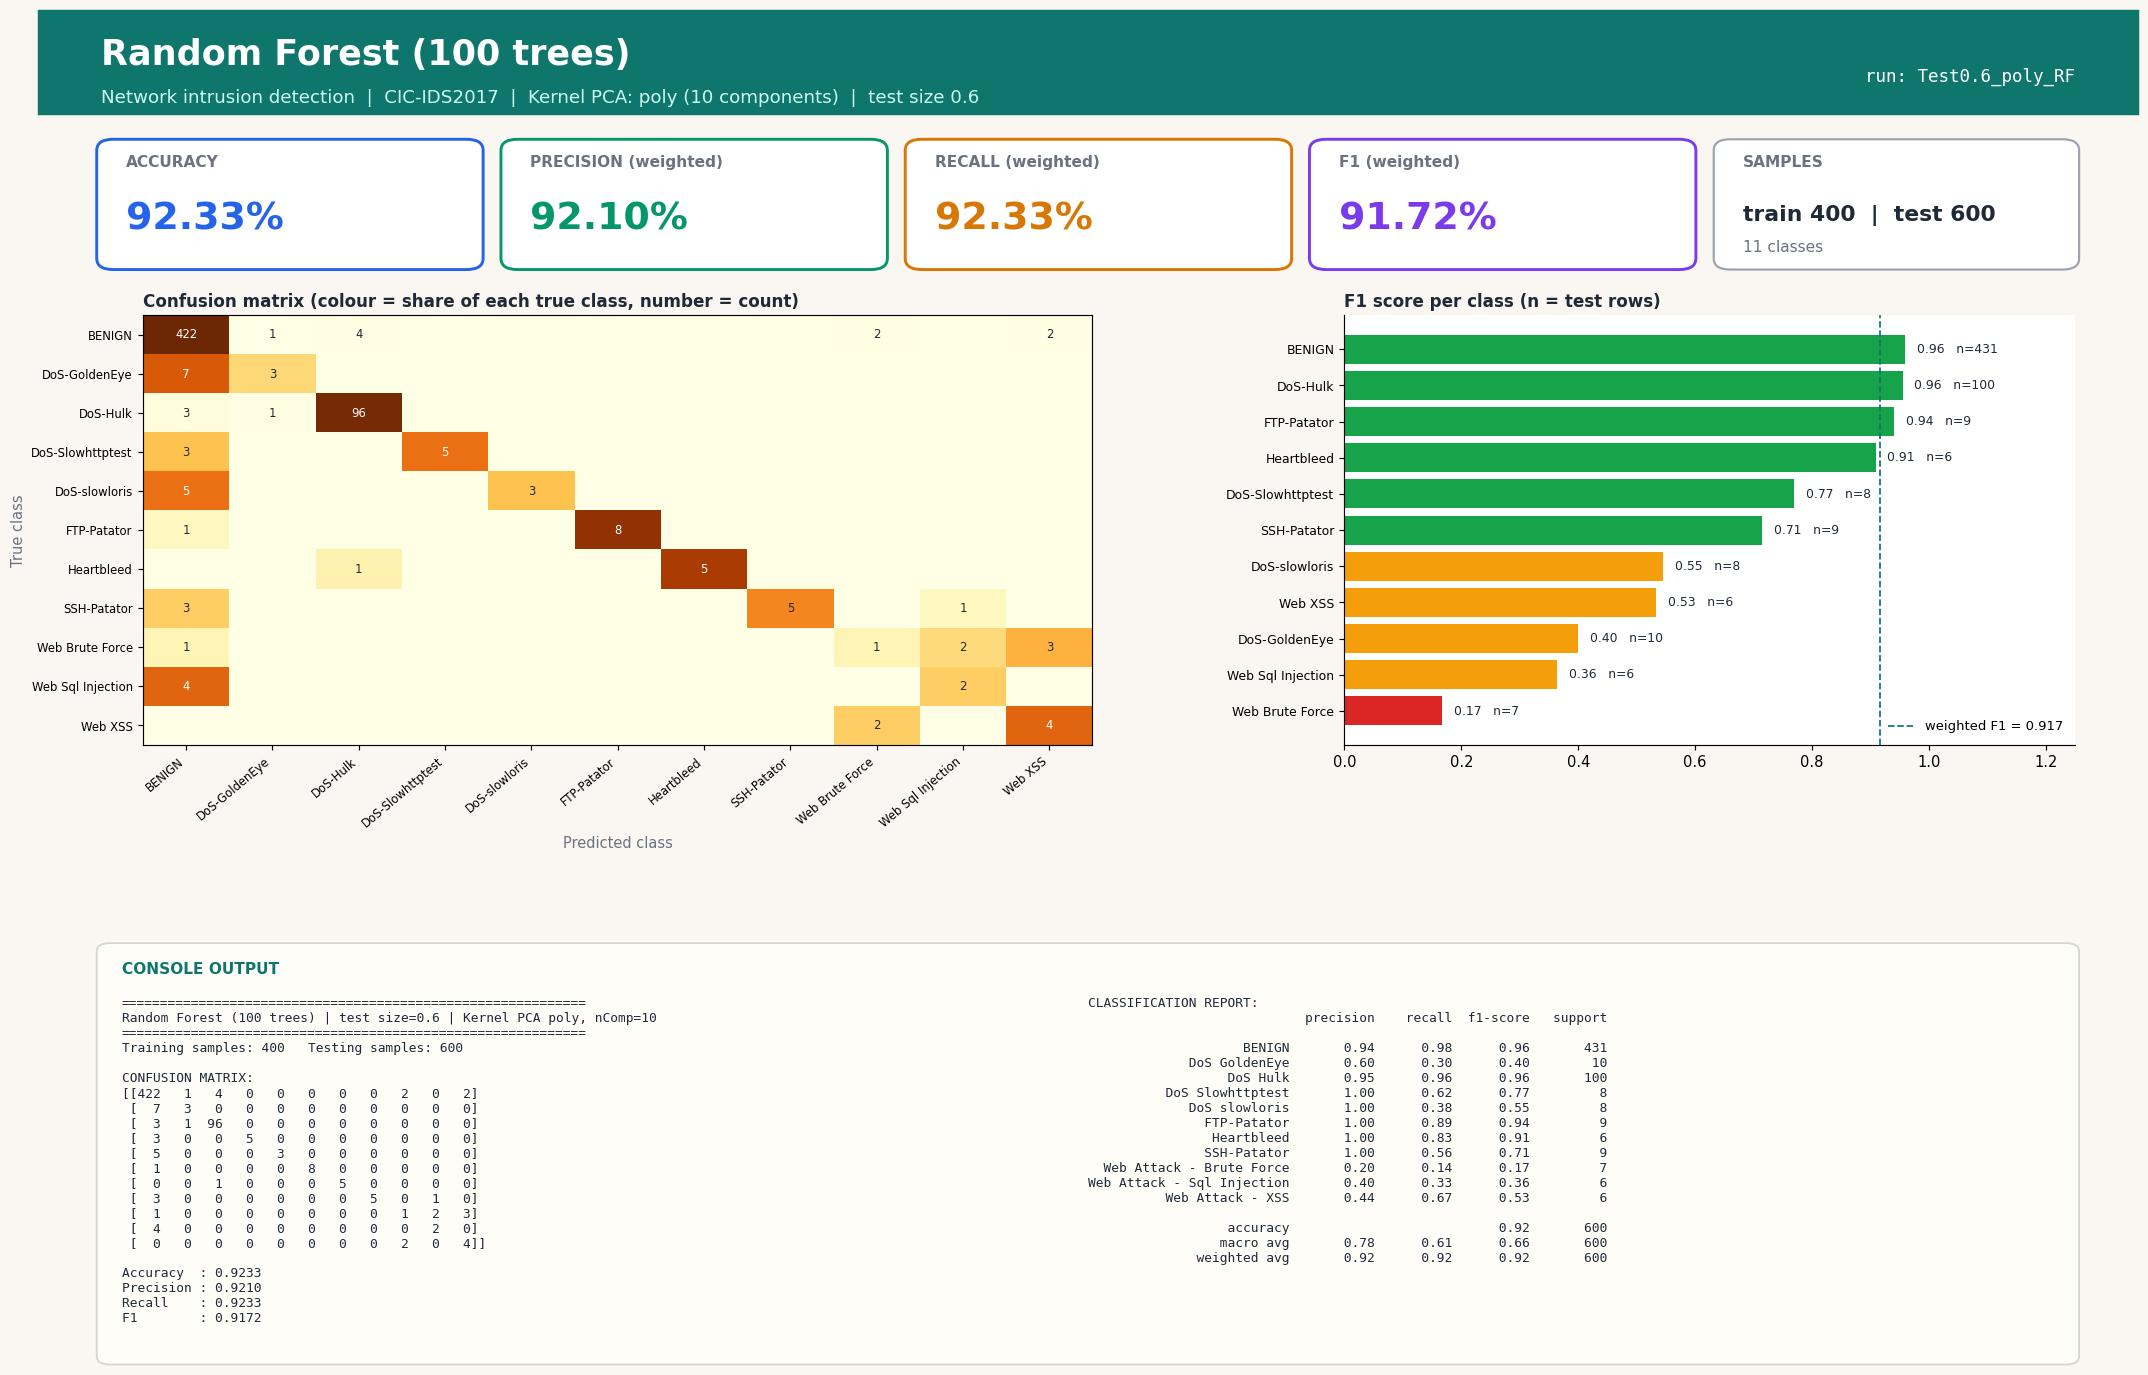

Recreate this plot in Python.
#!/usr/bin/env python3
"""Random Forest (100 trees) | Test size 0.6 | Kernel PCA kernel=poly, n_components=10
CIC-IDS2017 (Tue+Wed+Thu-morning) 1000-row stratified sample.
Run in any IDE (Spyder / VS Code / PyCharm / Jupyter): open the file and press Run, no arguments needed.
Saves next to this file: 'Test0.6_poly_RF.jpg' - one image with the console output (confusion matrix, metrics, classification report) plus charts."""
import json, os
import numpy as np
import matplotlib.pyplot as plt
from sklearn.decomposition import KernelPCA
from sklearn.ensemble import RandomForestClassifier
from sklearn.metrics import (accuracy_score, classification_report, confusion_matrix,
                             f1_score, precision_score, recall_score)
from sklearn.model_selection import train_test_split
from sklearn.preprocessing import StandardScaler

TEST_SIZE, KERNEL, N_COMP, ALG, ALG_NAME = 0.6, "poly", 10, "RF", "Random Forest (100 trees)"
try:
    HERE = os.path.dirname(os.path.abspath(__file__))
except NameError:                      # Jupyter / interactive console
    HERE = os.getcwd()
def _find_root():                      # folder that contains data/sample.npz (works from any working directory)
    for p in (HERE, os.path.join(HERE, ".."), os.path.join(HERE, "..", ".."), os.getcwd()):
        if os.path.exists(os.path.join(p, "data", "sample.npz")):
            return os.path.abspath(p)
    raise FileNotFoundError("data/sample.npz not found - run prepare_data.py or keep the repo folder structure")
ROOT = _find_root()
tag = f"Test{TEST_SIZE}_{KERNEL}_{ALG}"

# 1. LOAD cached, cleaned sample (see prepare_data.py)
d = np.load(os.path.join(ROOT, "data", "sample.npz"), allow_pickle=True)
X, y, class_names = d["X"], d["y"], [str(c).replace("�", "-") for c in d["classes"]]

# 2. SPLIT
X_train, X_test, y_train, y_test = train_test_split(
    X, y, test_size=TEST_SIZE, random_state=42, stratify=y)

# 3. SCALE (fit on train only)
scaler = StandardScaler()
X_train = scaler.fit_transform(X_train); X_test = scaler.transform(X_test)

# 4. DIMENSIONALITY REDUCTION: Kernel PCA (fit on train only; gamma = sklearn default 1/n_features)
kpca = KernelPCA(n_components=N_COMP, kernel=KERNEL, random_state=0)
X_train = kpca.fit_transform(X_train); X_test = kpca.transform(X_test)

# 5. CLASSIFIER
classifier = RandomForestClassifier(n_estimators=100, random_state=0, n_jobs=1)
classifier.fit(X_train, y_train)
y_pred = classifier.predict(X_test)

# 6. METRICS
labels = np.arange(len(class_names))
cm = confusion_matrix(y_test, y_pred, labels=labels)
res = dict(test_size=TEST_SIZE, kernel=KERNEL, n_components=N_COMP, algorithm=ALG, model=ALG_NAME,
           n_train=int(len(y_train)), n_test=int(len(y_test)),
           accuracy=accuracy_score(y_test, y_pred),
           precision=precision_score(y_test, y_pred, average="weighted", zero_division=0),
           recall=recall_score(y_test, y_pred, average="weighted", zero_division=0),
           f1=f1_score(y_test, y_pred, average="weighted", zero_division=0))
report = classification_report(y_test, y_pred, labels=labels, target_names=class_names, zero_division=0)
lines = ["=" * 60, f"{ALG_NAME} | test size={TEST_SIZE} | Kernel PCA {KERNEL}, nComp={N_COMP}", "=" * 60,
         f"Training samples: {len(y_train)}   Testing samples: {len(y_test)}", "", "CONFUSION MATRIX:", np.array2string(cm), ""]
for k in ("accuracy", "precision", "recall", "f1"): lines.append(f"{k.capitalize():10s}: {res[k]:.4f}")
lines += ["", "CLASSIFICATION REPORT:", report]
console_output = "\n".join(lines); print(console_output)

# 7. VISUAL OUTPUT: ONE report-style image (banner, KPI cards, charts, console output) - real results only
from matplotlib.patches import FancyBboxPatch, Rectangle
short = [c.replace("Web Attack - ", "Web ").replace("DoS ", "DoS-") for c in class_names]
rep = classification_report(y_test, y_pred, labels=labels, target_names=class_names, zero_division=0, output_dict=True)
cmn = cm / np.maximum(cm.sum(axis=1, keepdims=True), 1)          # row-normalised = per-class recall
INK, MUTED, BG, ACC = "#1f2937", "#6b7280", "#faf7f2", "#0f766e"
fig = plt.figure(figsize=(20, 13.2), dpi=105, facecolor=BG)
fig.add_artist(Rectangle((0, 0.925), 1, 0.075, transform=fig.transFigure, color=ACC, zorder=0))
fig.text(0.03, 0.968, f"{ALG_NAME}", fontsize=24, fontweight="bold", color="white", va="center")
fig.text(0.03, 0.937, f"Network intrusion detection  |  CIC-IDS2017  |  Kernel PCA: {KERNEL} ({N_COMP} components)  |  test size {TEST_SIZE}",
         fontsize=12.5, color="#ccfbf1", va="center")
fig.text(0.97, 0.952, f"run: {tag}", fontsize=12, color="white", ha="right", va="center", family="monospace")

# KPI cards
cards = [("ACCURACY", res["accuracy"], "#2563eb"), ("PRECISION (weighted)", res["precision"], "#059669"),
         ("RECALL (weighted)", res["recall"], "#d97706"), ("F1 (weighted)", res["f1"], "#7c3aed")]
for i, (lab, v, col) in enumerate(cards):
    x0 = 0.03 + i * 0.1925
    fig.add_artist(FancyBboxPatch((x0, 0.815), 0.18, 0.09, boxstyle="round,pad=0.002,rounding_size=0.008", transform=fig.transFigure,
                                  facecolor="white", edgecolor=col, linewidth=2))
    fig.text(x0 + 0.012, 0.887, lab, fontsize=10.5, color=MUTED, fontweight="bold")
    fig.text(x0 + 0.012, 0.842, f"{v * 100:.2f}%", fontsize=26, color=col, fontweight="bold")
fig.add_artist(FancyBboxPatch((0.80, 0.815), 0.17, 0.09, boxstyle="round,pad=0.002,rounding_size=0.008", transform=fig.transFigure,
                              facecolor="white", edgecolor="#9ca3af", linewidth=1.5))
fig.text(0.812, 0.887, "SAMPLES", fontsize=10.5, color=MUTED, fontweight="bold")
fig.text(0.812, 0.848, f"train {res['n_train']}  |  test {res['n_test']}", fontsize=15, color=INK, fontweight="bold")
fig.text(0.812, 0.826, f"{len(class_names)} classes", fontsize=10.5, color=MUTED)

gs = fig.add_gridspec(1, 2, left=0.05, right=0.97, top=0.78, bottom=0.47, wspace=0.30, width_ratios=[1.3, 1])
ax1 = fig.add_subplot(gs[0, 0]); ax2 = fig.add_subplot(gs[0, 1])
for ax in (ax1, ax2): ax.set_facecolor("white")
im = ax1.imshow(cmn, cmap="YlOrBr", vmin=0, vmax=1, aspect="auto")
ax1.set_xticks(labels); ax1.set_yticks(labels); ax1.set_xticklabels(short, rotation=40, ha="right", fontsize=8); ax1.set_yticklabels(short, fontsize=8)
ax1.set_title("Confusion matrix (colour = share of each true class, number = count)", loc="left", fontsize=11.5, color=INK, fontweight="bold")
ax1.set_xlabel("Predicted class", color=MUTED); ax1.set_ylabel("True class", color=MUTED)
for a_ in labels:
    for b_ in labels:
        if cm[a_, b_]: ax1.text(b_, a_, cm[a_, b_], ha="center", va="center", fontsize=8, color="white" if cmn[a_, b_] > 0.6 else INK)
f1s = [rep[c]["f1-score"] for c in class_names]; sup = [int(rep[c]["support"]) for c in class_names]
order = np.argsort(f1s)
cols = ["#dc2626" if f1s[i] < 0.34 else "#f59e0b" if f1s[i] < 0.67 else "#16a34a" for i in order]
ax2.barh(range(len(order)), [f1s[i] for i in order], color=cols)
ax2.set_yticks(range(len(order))); ax2.set_yticklabels([short[i] for i in order], fontsize=8.5); ax2.set_xlim(0, 1.25)
ax2.set_title("F1 score per class (n = test rows)", loc="left", fontsize=11.5, color=INK, fontweight="bold")
for k, i in enumerate(order): ax2.text(f1s[i] + 0.02, k, f"{f1s[i]:.2f}   n={sup[i]}", va="center", fontsize=8.5, color=INK, zorder=5, bbox=dict(facecolor="white", edgecolor="none", pad=1))
for sp in ("top", "right"): ax2.spines[sp].set_visible(False)
ax2.axvline(res["f1"], color=ACC, ls="--", lw=1.2, label=f"weighted F1 = {res['f1']:.3f}"); ax2.legend(loc="lower right", fontsize=9, frameon=False)

# console output panel (same text that is printed to the console)
fig.add_artist(FancyBboxPatch((0.03, 0.025), 0.94, 0.30, boxstyle="round,pad=0.002,rounding_size=0.006", transform=fig.transFigure,
                              facecolor="#fffdf8", edgecolor="#d6d3d1", linewidth=1.2))
fig.text(0.04, 0.305, "CONSOLE OUTPUT", fontsize=10.5, color=ACC, fontweight="bold")
split_at = lines.index("CLASSIFICATION REPORT:")
fig.text(0.04, 0.288, "\n".join(lines[:split_at]), family="monospace", fontsize=8.8, color=INK, va="top")
fig.text(0.50, 0.288, "\n".join(lines[split_at:]), family="monospace", fontsize=8.8, color=INK, va="top")
plt.savefig(os.path.join(HERE, tag + ".jpg"), format="jpg", bbox_inches="tight", facecolor=BG)
if os.environ.get("ACN_NO_SHOW") != "1": plt.show()   # IDEs display the image; run_all.py disables this
plt.close()

os.makedirs(os.path.join(ROOT, "results", "json"), exist_ok=True)
with open(os.path.join(ROOT, "results", "json", tag + ".json"), "w") as f: json.dump(res, f)
